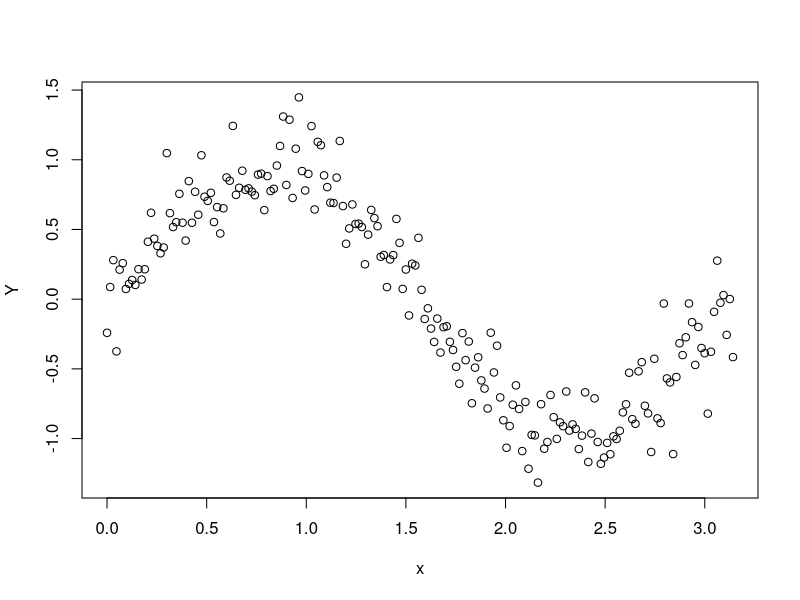

Write the R code that produced this figure. (Note: this script raises an error after producing the figure.)
## BOOSTING ##

set.seed(1234)
x=seq(0,pi,length=200)
Y=sin(2*x)+rnorm(200,0,0.2)
df=data.frame(x=x,Y=Y)
plot(x,Y)

grilleKmax <- c(2,10,100,1000,10000,100000)
for (ii in grilleKmax){
  m1 <- ibr(Y~x, data=df, df=1.1,Kmin=1,smoother="k",Kmax=ii) 
  prev <- predict(m1,df)
  lines(df$x, prev, col=1,lwd=2)
  stop(0.03)
}